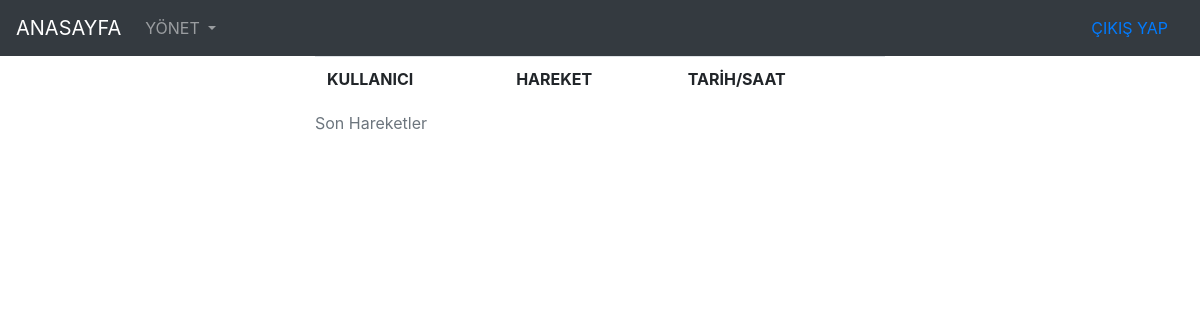
The page /deneme.php on the database as committed earlier.
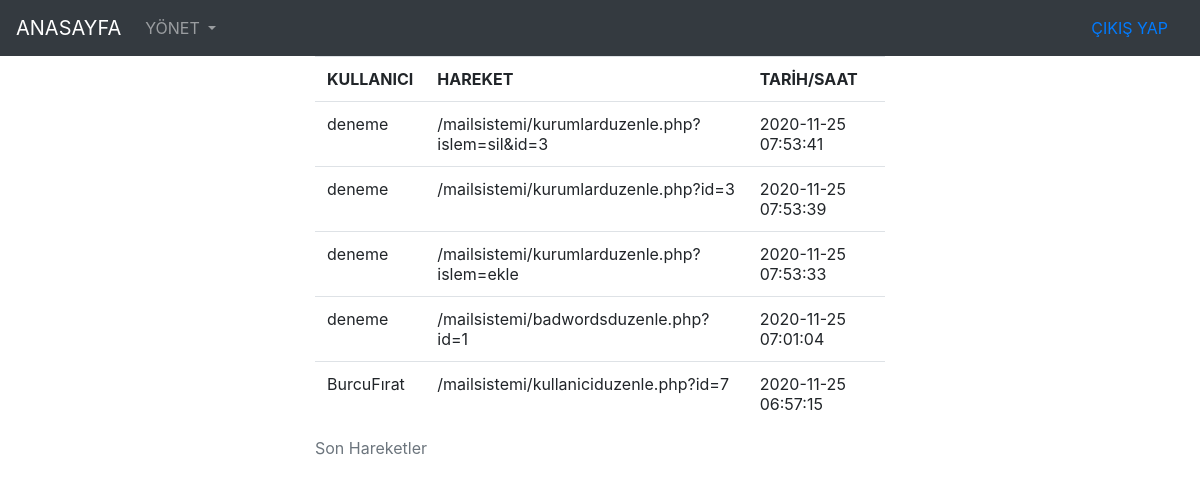
The same page on the database as committed later.
### tables this page shows
CREATE TABLE `log` (
  `ID` int(20) NOT NULL,
  `kullanici` varchar(20) NOT NULL,
  `tablo` varchar(100) NOT NULL,
  `islem` varchar(100) NOT NULL,
  `tarih` timestamp NOT NULL DEFAULT current_timestamp()
);

### deneme.php (the view, shortened to what this page needs)
<?php
include("inc/db.php");
include('inc/header.php');
include('inc/navbar.php');
?>
<form method="post" action="#">
 <div class="col-4 col-lg-6 text-center align-right" style= "margin:0px auto">
<table class="table">
  <caption>Son Hareketler</caption>
  <thead>
    <tr>
			 <td><b>KULLANICI</td>
			  <td><b>HAREKET</td>
			  <td><b>TARİH/SAAT</td>
			 </tr>
			 <?php
			$query = $baglan->prepare("SELECT * FROM log order by ID desc LIMIT 5");
			 $query->execute();
			 $result=$query-> fetchAll(PDO::FETCH_OBJ);
			 foreach($result as $row){?>
			 	<tr>
			 	<td><?= $row->kullanici ?></td>
				<td><?= $row->tablo ?></td>
				<td><?= $row->tarih ?></td>
			<? }?>
</table>
</div>

### inc/header.php (shortened to what this page needs)
<html >
<head>
    <link rel="stylesheet" href="https://cdn.jsdelivr.net/npm/bootstrap@4.5.3/dist/css/bootstrap.min.css">
</head>
<body>

### inc/navbar.php (shortened to what this page needs)
<nav class="navbar navbar-expand-lg navbar-dark bg-dark">
  <a class="navbar-brand" href="deneme.php">ANASAYFA</a>
  <div class="collapse navbar-collapse" id="navbarSupportedContent">
    <ul class="navbar-nav mr-auto">
      <li class="nav-item dropdown">
        <a class="nav-link dropdown-toggle" href="#" id="navbarDropdown" role="button" data-toggle="dropdown" aria-haspopup="true" aria-expanded="false">
          YÖNET
        </a>
      </li>
    </ul>
    <form class="form-inline my-2 my-lg-0">
      <a class="nav-link" href="register.php?islem=cikis" tabindex="-1" aria-disabled="false">ÇIKIŞ YAP</a>
    </form>
  </div>
</nav>

Rows that differ between the two databases and show on the page:
added log: kullanici "deneme", tablo "/mailsistemi/kurumlarduzenle.php?islem=sil&id=3", tarih "2020-11-25 07:53:41"
added log: kullanici "deneme", tablo "/mailsistemi/kurumlarduzenle.php?id=3", tarih "2020-11-25 07:53:39"
added log: kullanici "deneme", tablo "/mailsistemi/kurumlarduzenle.php?islem=ekle", tarih "2020-11-25 07:53:33"
added log: kullanici "deneme", tablo "/mailsistemi/badwordsduzenle.php?id=1", tarih "2020-11-25 07:01:04"
added log: kullanici "BurcuFırat", tablo "/mailsistemi/kullaniciduzenle.php?id=7", tarih "2020-11-25 06:57:15"
